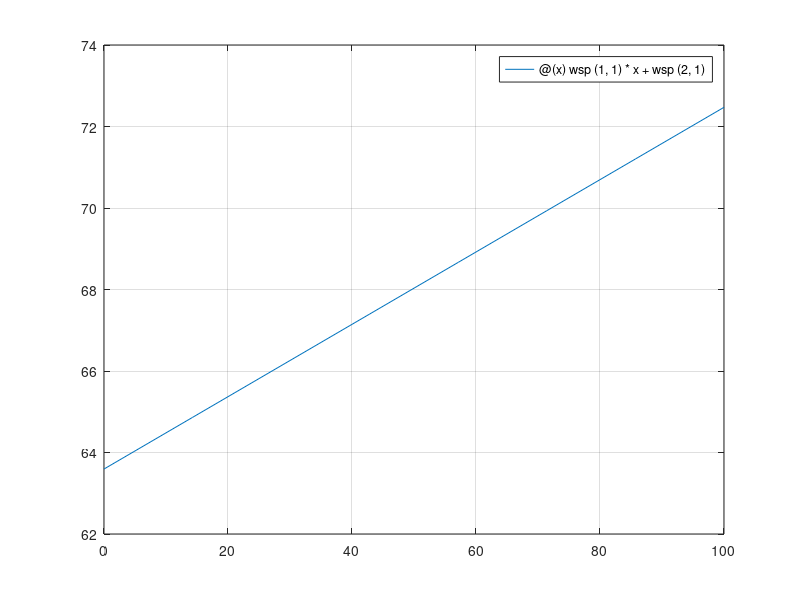

MATLAB code for this plot:
clear all;
close all;
N=4;
A=zeros(N,2);
B=zeros(N,1);

for i=1:N
    A(i,2)=1;
    A(i,1)=round(rand*100);
end

for i=1:N
    B(i,1)=round(rand*100);
end

wsp=inv(A'*A)*A'*B;

f = @(x) wsp(1,1)*x+wsp(2,1);
figure; fplot(f,[0 100]); grid;



